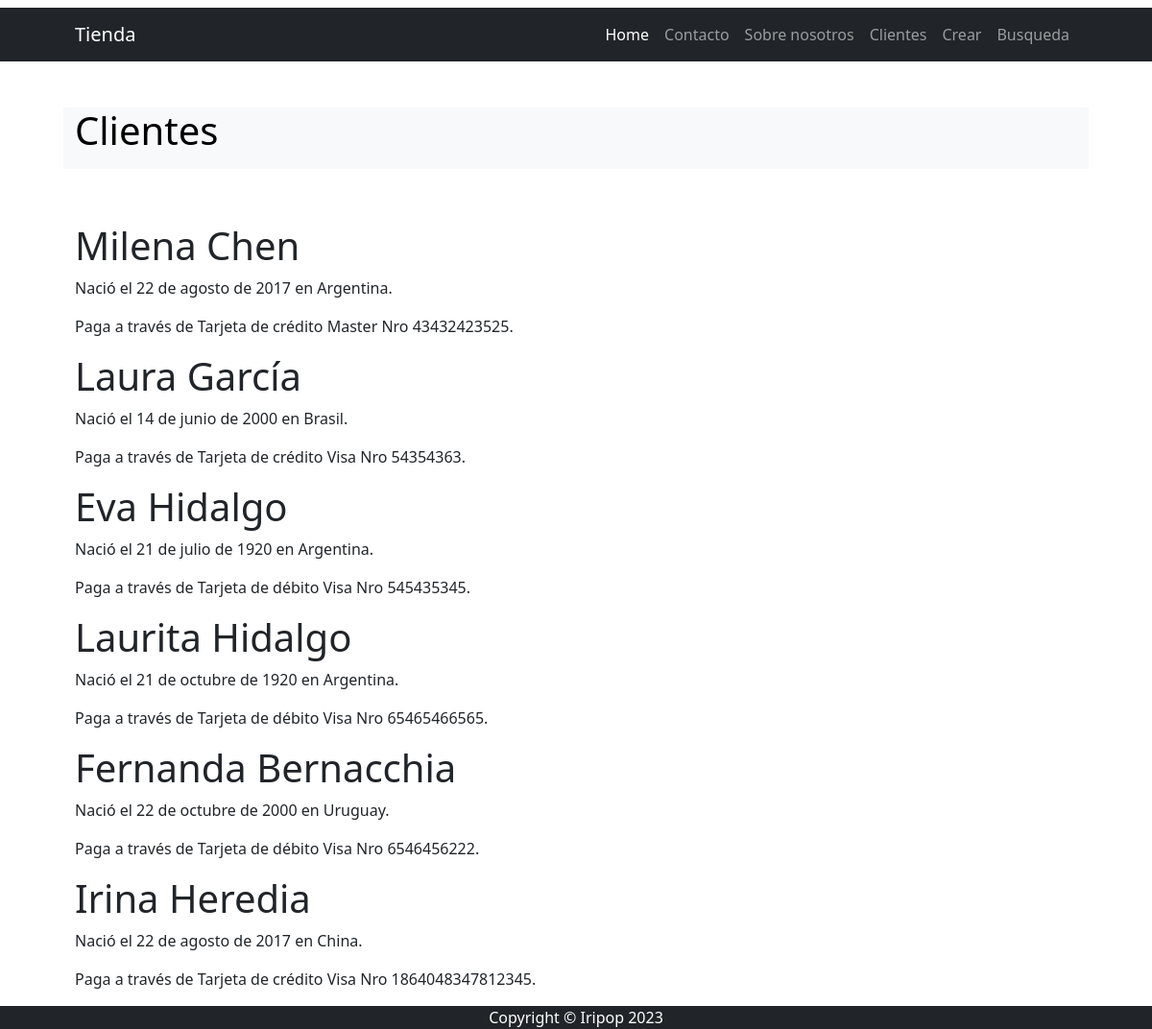
/clientes/, run on the app's committed database.
### apps/CORE/models.py (models this page shows, shortened)
class Cliente(models.Model):
    pais_origen_id=models.ForeignKey(Pais, on_delete=models.SET_NULL, null=True)
    apellido=models.CharField(max_length=50)
    nombre=models.CharField(max_length=50)
    nacimiento= models.DateField(null=True) # opcional
    medio_id=models.ForeignKey(Mediodepago, on_delete=models.SET_NULL, null=True)
    nrotarjeta=models.IntegerField(null=True)

class Pais(models.Model):
    nombre=models.CharField(max_length=50)
    def __str__(self):
        return self.nombre

class Mediodepago(models.Model):
    medio=models.CharField(max_length=25)
    def __str__(self):
        return self.medio

### apps/CORE/views.py (the view)
# urls.py: path("clientes/", views.clientes, name="clientes"),
def clientes(request):
    clientes_registros = Cliente.objects.all()
    contexto = {"clientes": clientes_registros}
    return render(request, "CORE/clientes.html", contexto)

### apps/CORE/templates/CORE/clientes.html (shortened to what this page needs)
{% extends 'CORE/index.html' %}
{% block INDEX_TITULO %}
    Clientes
{% endblock INDEX_TITULO %}
{% block INDEX_CONTENIDO %}
    {% for cliente in clientes %}
    <h1>{{ cliente.nombre }} {{ cliente.apellido }}</h1>
    <p>Nació el {{ cliente.nacimiento }} en {{ cliente.pais_origen_id }}.</p>
    <p>Paga a través de {{ cliente.medio_id }} Nro {{ cliente.nrotarjeta }}.</p>
    {% endfor %}
    <a href="{% url 'Home:home' %}">Ir al menú principal</a>
{% endblock INDEX_CONTENIDO %}

### apps/CORE/templates/CORE/index.html (shortened to what this page needs)
{% extends 'CORE/base.html' %}
{% load static %}
{% block BASE_CONTENIDO %}
<div class="row align-items-center my-5">
    <h1 class="pb-lg-3 text-bg-light">
        {% block INDEX_TITULO %}{% endblock INDEX_TITULO %}
    </h1>
</div>
    {% block INDEX_CONTENIDO %}{% endblock INDEX_CONTENIDO %}
{% endblock BASE_CONTENIDO %}

### apps/CORE/templates/CORE/base.html (shortened to what this page needs)
{% load static %}
<!DOCTYPE html>
<html lang="es">
    <head>
        <link href="{% static 'CORE/css/styles.css' %}" rel="stylesheet" />
    </head>
    <body>
        {% include 'CORE/navbar.html' %}
        <div class="container px-4 px-lg-5">
            {% block BASE_CONTENIDO %}
            {% endblock BASE_CONTENIDO %}
        </div>
        {% include 'CORE/footer.html' %}
    </body>
</html>

### apps/CORE/templates/CORE/navbar.html (shortened to what this page needs)
<nav class="navbar navbar-expand-lg navbar-dark bg-dark">
    <div class="container px-5">
        <a class="navbar-brand" href="#!">Tienda</a>
        <div class="collapse navbar-collapse" id="navbarSupportedContent">
            <ul class="navbar-nav ms-auto mb-2 mb-lg-0">
                <li class="nav-item"><a class="nav-link active" aria-current="page" href="Home:home">Home</a></li>
                <li class="nav-item"><a class="nav-link" href="#!">Contacto</a></li>
                <li class="nav-item"><a class="nav-link" href="#!">Sobre nosotros</a></li>
                <li class="nav-item"><a class="nav-link" href="{% url 'Home:clientes' %}">Clientes</a></li>
                <li class="nav-item"><a class="nav-link" href="{% url 'Home:crear' %}">Crear</a></li>
                <li class="nav-item"><a class="nav-link" href="{% url 'Home:busqueda' %}">Busqueda</a></li>
            </ul>
        </div>
    </div>
</nav>

### apps/CORE/templates/CORE/footer.html
<footer class="bg-dark fixed-bottom ">
    <div class="container px-4 px-lg-5"><p class="m-0 text-center text-white">Copyright &copy; Iripop 2023</p></div>
</footer>

### data on the page
Cliente: nombre "Milena", apellido "Chen", nacimiento "22 de agosto de 2017", pais_origen_id "Argentina", medio_id "Tarjeta de crédito Master", nrotarjeta "43432423525"
Cliente: nombre "Laura", apellido "García", nacimiento "14 de junio de 2000", pais_origen_id "Brasil", medio_id "Tarjeta de crédito Visa", nrotarjeta "54354363"
Cliente: nombre "Eva", apellido "Hidalgo", nacimiento "21 de julio de 1920", pais_origen_id "Argentina", medio_id "Tarjeta de débito Visa", nrotarjeta "545435345"
Cliente: nombre "Laurita", apellido "Hidalgo", nacimiento "21 de octubre de 1920", pais_origen_id "Argentina", medio_id "Tarjeta de débito Visa", nrotarjeta "65465466565"
Cliente: nombre "Fernanda", apellido "Bernacchia", nacimiento "22 de octubre de 2000", pais_origen_id "Uruguay", medio_id "Tarjeta de débito Visa", nrotarjeta "6546456222"
Cliente: nombre "Irina", apellido "Heredia", nacimiento "22 de agosto de 2017", pais_origen_id "China", medio_id "Tarjeta de crédito Visa", nrotarjeta "1864048347812345"
